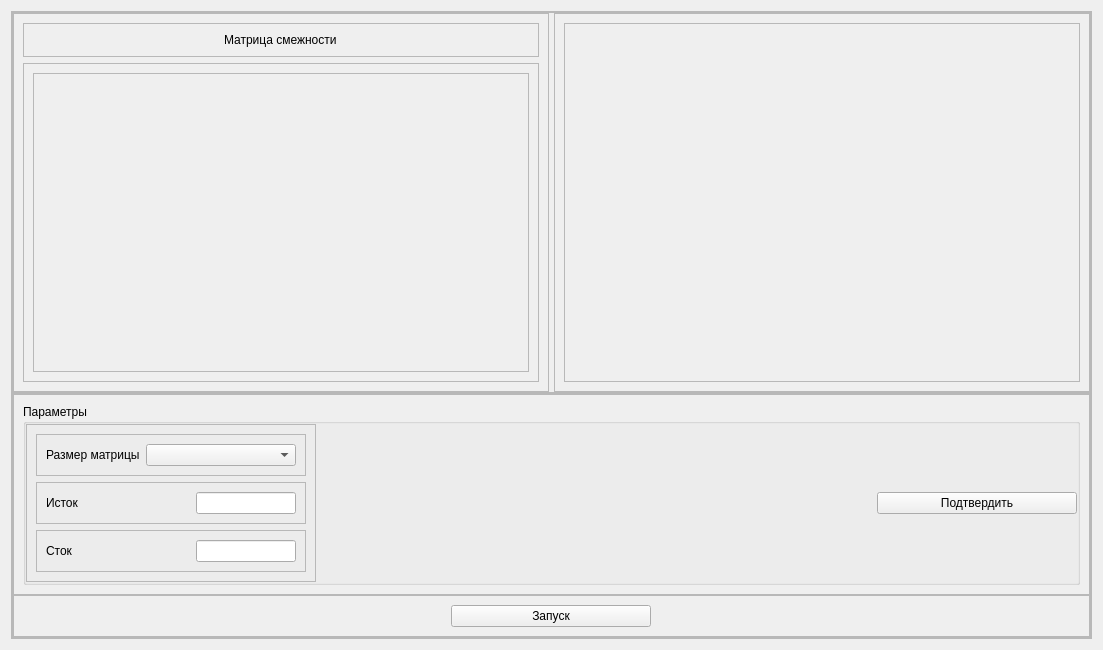
<?xml version="1.0" encoding="UTF-8"?>
<ui version="4.0">
 <class>FordFulkersonAlgoWidget</class>
 <widget class="QWidget" name="FordFulkersonAlgoWidget">
  <property name="geometry">
   <rect>
    <x>0</x>
    <y>0</y>
    <width>1103</width>
    <height>650</height>
   </rect>
  </property>
  <property name="windowTitle">
   <string>Form</string>
  </property>
  <layout class="QVBoxLayout" name="verticalLayout">
   <item>
    <widget class="QFrame" name="frame_22">
     <property name="frameShape">
      <enum>QFrame::StyledPanel</enum>
     </property>
     <property name="frameShadow">
      <enum>QFrame::Raised</enum>
     </property>
     <layout class="QVBoxLayout" name="verticalLayout_16">
      <property name="spacing">
       <number>0</number>
      </property>
      <property name="leftMargin">
       <number>0</number>
      </property>
      <property name="topMargin">
       <number>0</number>
      </property>
      <property name="rightMargin">
       <number>0</number>
      </property>
      <property name="bottomMargin">
       <number>0</number>
      </property>
      <item>
       <widget class="QFrame" name="frame_23">
        <property name="sizePolicy">
         <sizepolicy hsizetype="Preferred" vsizetype="Expanding">
          <horstretch>0</horstretch>
          <verstretch>0</verstretch>
         </sizepolicy>
        </property>
        <property name="frameShape">
         <enum>QFrame::StyledPanel</enum>
        </property>
        <property name="frameShadow">
         <enum>QFrame::Raised</enum>
        </property>
        <layout class="QHBoxLayout" name="horizontalLayout_11">
         <property name="spacing">
          <number>5</number>
         </property>
         <property name="leftMargin">
          <number>0</number>
         </property>
         <property name="topMargin">
          <number>0</number>
         </property>
         <property name="rightMargin">
          <number>0</number>
         </property>
         <property name="bottomMargin">
          <number>0</number>
         </property>
         <item>
          <widget class="QFrame" name="frame_24">
           <property name="frameShape">
            <enum>QFrame::StyledPanel</enum>
           </property>
           <property name="frameShadow">
            <enum>QFrame::Raised</enum>
           </property>
           <layout class="QVBoxLayout" name="verticalLayout_13">
            <item alignment="Qt::AlignTop">
             <widget class="QFrame" name="frame_25">
              <property name="frameShape">
               <enum>QFrame::StyledPanel</enum>
              </property>
              <property name="frameShadow">
               <enum>QFrame::Raised</enum>
              </property>
              <layout class="QVBoxLayout" name="verticalLayout_14">
               <item alignment="Qt::AlignHCenter">
                <widget class="QLabel" name="label_4">
                 <property name="text">
                  <string>Матрица смежности</string>
                 </property>
                </widget>
               </item>
              </layout>
             </widget>
            </item>
            <item>
             <widget class="QFrame" name="frame_26">
              <property name="sizePolicy">
               <sizepolicy hsizetype="Preferred" vsizetype="Expanding">
                <horstretch>0</horstretch>
                <verstretch>0</verstretch>
               </sizepolicy>
              </property>
              <property name="frameShape">
               <enum>QFrame::StyledPanel</enum>
              </property>
              <property name="frameShadow">
               <enum>QFrame::Raised</enum>
              </property>
              <layout class="QVBoxLayout" name="verticalLayout_21">
               <item>
                <widget class="QScrollArea" name="sa_left_2">
                 <property name="widgetResizable">
                  <bool>true</bool>
                 </property>
                 <widget class="QWidget" name="scrollAreaWidgetContents_3">
                  <property name="geometry">
                   <rect>
                    <x>0</x>
                    <y>0</y>
                    <width>496</width>
                    <height>301</height>
                   </rect>
                  </property>
                  <layout class="QVBoxLayout" name="verticalLayout_3"/>
                 </widget>
                </widget>
               </item>
              </layout>
             </widget>
            </item>
           </layout>
          </widget>
         </item>
         <item>
          <widget class="QFrame" name="frame_27">
           <property name="frameShape">
            <enum>QFrame::StyledPanel</enum>
           </property>
           <property name="frameShadow">
            <enum>QFrame::Raised</enum>
           </property>
           <layout class="QVBoxLayout" name="verticalLayout_5">
            <item>
             <widget class="QScrollArea" name="sa_right_2">
              <property name="widgetResizable">
               <bool>true</bool>
              </property>
              <widget class="QWidget" name="scrollAreaWidgetContents_4">
               <property name="geometry">
                <rect>
                 <x>0</x>
                 <y>0</y>
                 <width>516</width>
                 <height>361</height>
                </rect>
               </property>
               <layout class="QVBoxLayout" name="verticalLayout_4"/>
              </widget>
             </widget>
            </item>
           </layout>
          </widget>
         </item>
        </layout>
       </widget>
      </item>
      <item>
       <widget class="QFrame" name="frame_28">
        <property name="frameShape">
         <enum>QFrame::StyledPanel</enum>
        </property>
        <property name="frameShadow">
         <enum>QFrame::Raised</enum>
        </property>
        <layout class="QVBoxLayout" name="verticalLayout_15">
         <property name="spacing">
          <number>0</number>
         </property>
         <property name="leftMargin">
          <number>0</number>
         </property>
         <property name="topMargin">
          <number>0</number>
         </property>
         <property name="rightMargin">
          <number>0</number>
         </property>
         <property name="bottomMargin">
          <number>0</number>
         </property>
         <item>
          <widget class="QFrame" name="frame_29">
           <property name="frameShape">
            <enum>QFrame::StyledPanel</enum>
           </property>
           <property name="frameShadow">
            <enum>QFrame::Raised</enum>
           </property>
           <layout class="QHBoxLayout" name="horizontalLayout_12">
            <item>
             <widget class="QGroupBox" name="groupBox_3">
              <property name="title">
               <string>Параметры</string>
              </property>
              <layout class="QHBoxLayout" name="horizontalLayout_3">
               <property name="spacing">
                <number>0</number>
               </property>
               <property name="leftMargin">
                <number>0</number>
               </property>
               <property name="topMargin">
                <number>0</number>
               </property>
               <property name="rightMargin">
                <number>0</number>
               </property>
               <property name="bottomMargin">
                <number>0</number>
               </property>
               <item alignment="Qt::AlignLeft">
                <widget class="QFrame" name="frame_3">
                 <property name="frameShape">
                  <enum>QFrame::StyledPanel</enum>
                 </property>
                 <property name="frameShadow">
                  <enum>QFrame::Raised</enum>
                 </property>
                 <layout class="QVBoxLayout" name="verticalLayout_2">
                  <item>
                   <widget class="QFrame" name="frame">
                    <property name="frameShape">
                     <enum>QFrame::StyledPanel</enum>
                    </property>
                    <property name="frameShadow">
                     <enum>QFrame::Raised</enum>
                    </property>
                    <layout class="QHBoxLayout" name="horizontalLayout">
                     <item>
                      <widget class="QLabel" name="label">
                       <property name="sizePolicy">
                        <sizepolicy hsizetype="Fixed" vsizetype="Preferred">
                         <horstretch>0</horstretch>
                         <verstretch>0</verstretch>
                        </sizepolicy>
                       </property>
                       <property name="text">
                        <string>Размер матрицы</string>
                       </property>
                      </widget>
                     </item>
                     <item>
                      <widget class="QComboBox" name="cb_size_selection">
                       <property name="sizePolicy">
                        <sizepolicy hsizetype="Preferred" vsizetype="Fixed">
                         <horstretch>0</horstretch>
                         <verstretch>0</verstretch>
                        </sizepolicy>
                       </property>
                       <property name="minimumSize">
                        <size>
                         <width>150</width>
                         <height>0</height>
                        </size>
                       </property>
                       <property name="maximumSize">
                        <size>
                         <width>150</width>
                         <height>16777215</height>
                        </size>
                       </property>
                      </widget>
                     </item>
                    </layout>
                   </widget>
                  </item>
                  <item>
                   <widget class="QFrame" name="frame_2">
                    <property name="frameShape">
                     <enum>QFrame::StyledPanel</enum>
                    </property>
                    <property name="frameShadow">
                     <enum>QFrame::Raised</enum>
                    </property>
                    <layout class="QHBoxLayout" name="horizontalLayout_2">
                     <item>
                      <widget class="QLabel" name="label_2">
                       <property name="text">
                        <string>Исток</string>
                       </property>
                      </widget>
                     </item>
                     <item>
                      <widget class="QLineEdit" name="le_vertex_start">
                       <property name="sizePolicy">
                        <sizepolicy hsizetype="Preferred" vsizetype="Fixed">
                         <horstretch>0</horstretch>
                         <verstretch>0</verstretch>
                        </sizepolicy>
                       </property>
                       <property name="maximumSize">
                        <size>
                         <width>100</width>
                         <height>16777215</height>
                        </size>
                       </property>
                      </widget>
                     </item>
                    </layout>
                   </widget>
                  </item>
                  <item>
                   <widget class="QFrame" name="frame_4">
                    <property name="frameShape">
                     <enum>QFrame::StyledPanel</enum>
                    </property>
                    <property name="frameShadow">
                     <enum>QFrame::Raised</enum>
                    </property>
                    <layout class="QHBoxLayout" name="horizontalLayout_4">
                     <item>
                      <widget class="QLabel" name="label_3">
                       <property name="text">
                        <string>Сток</string>
                       </property>
                      </widget>
                     </item>
                     <item>
                      <widget class="QLineEdit" name="le_vertex_end">
                       <property name="sizePolicy">
                        <sizepolicy hsizetype="Preferred" vsizetype="Fixed">
                         <horstretch>0</horstretch>
                         <verstretch>0</verstretch>
                        </sizepolicy>
                       </property>
                       <property name="maximumSize">
                        <size>
                         <width>100</width>
                         <height>16777215</height>
                        </size>
                       </property>
                      </widget>
                     </item>
                    </layout>
                   </widget>
                  </item>
                 </layout>
                </widget>
               </item>
               <item>
                <widget class="QPushButton" name="pb_apply">
                 <property name="maximumSize">
                  <size>
                   <width>200</width>
                   <height>16777215</height>
                  </size>
                 </property>
                 <property name="text">
                  <string>Подтвердить</string>
                 </property>
                </widget>
               </item>
              </layout>
             </widget>
            </item>
           </layout>
          </widget>
         </item>
         <item>
          <widget class="QFrame" name="frame_30">
           <property name="frameShape">
            <enum>QFrame::StyledPanel</enum>
           </property>
           <property name="frameShadow">
            <enum>QFrame::Raised</enum>
           </property>
           <layout class="QHBoxLayout" name="horizontalLayout_14">
            <item>
             <widget class="QPushButton" name="pb_launch">
              <property name="maximumSize">
               <size>
                <width>200</width>
                <height>16777215</height>
               </size>
              </property>
              <property name="text">
               <string>Запуск</string>
              </property>
             </widget>
            </item>
           </layout>
          </widget>
         </item>
        </layout>
       </widget>
      </item>
     </layout>
    </widget>
   </item>
  </layout>
 </widget>
 <resources/>
 <connections/>
</ui>
